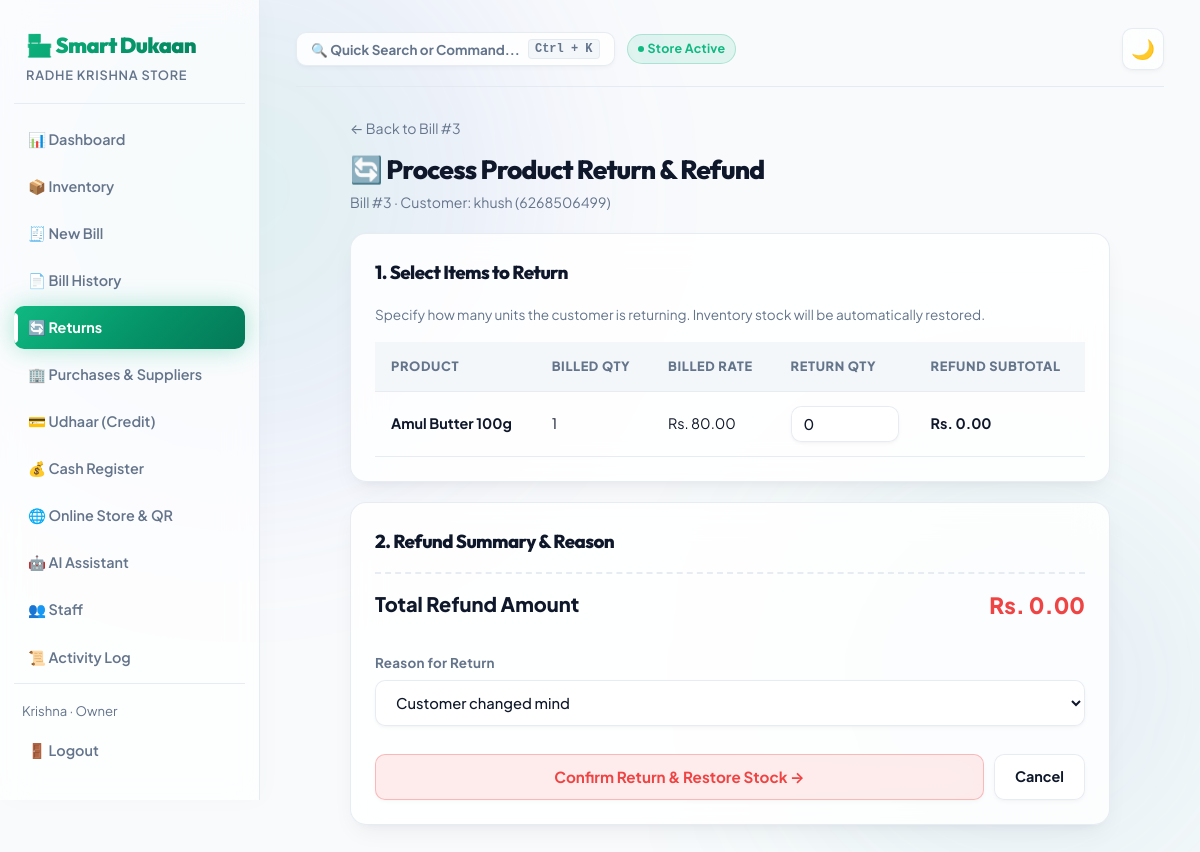
The page /billing/3/return/ (signed in) on the database its author committed.
### accounts/models.py (models this page shows, shortened)
class Profile(models.Model):
    ROLE_CHOICES = (
        ("owner", "Owner"),
        ("staff", "Staff"),
    )
    user = models.OneToOneField(User, on_delete=models.CASCADE, related_name="profile")
    shop = models.ForeignKey(Shop, on_delete=models.CASCADE, related_name="staff_members", null=True, blank=True)
    role = models.CharField(max_length=10, choices=ROLE_CHOICES, default="owner")
    phone = models.CharField(max_length=15, blank=True)

class Shop(models.Model):
    name = models.CharField(max_length=150)
    address = models.CharField(max_length=255, blank=True)
    owner = models.ForeignKey(User, on_delete=models.CASCADE, related_name="owned_shops")
    upi_id = models.CharField(max_length=100, blank=True, default="shopkeeper@upi", help_text="UPI ID for on-screen QR Code payments")
    created_at = models.DateTimeField(auto_now_add=True)

### billing/models.py (models this page shows, shortened)
class Bill(models.Model):
    PAYMENT_CHOICES = (
        ("cash", "Cash"),
        ("upi", "UPI"),
        ("card", "Card"),
        ("udhaar", "Udhaar (Credit)"),
    )
    shop = models.ForeignKey(Shop, on_delete=models.CASCADE, related_name="bills")
    customer = models.ForeignKey(Customer, on_delete=models.SET_NULL, null=True, blank=True, related_name="bills")
    customer_name_snapshot = models.CharField(max_length=120, blank=True)
    customer_phone_snapshot = models.CharField(max_length=15, blank=True)
    subtotal = models.DecimalField(max_digits=10, decimal_places=2, default=0)
    discount = models.DecimalField(max_digits=10, decimal_places=2, default=0)
    gst_percent = models.DecimalField(max_digits=5, decimal_places=2, default=0)
    total_amount = models.DecimalField(max_digits=10, decimal_places=2, default=0)
    payment_mode = models.CharField(max_length=10, choices=PAYMENT_CHOICES, default="cash")
    points_earned = models.IntegerField(default=0, help_text="Loyalty reward points earned on this bill")
    points_redeemed = models.IntegerField(default=0, help_text="Loyalty points redeemed as discount")
    whatsapp_sent = models.BooleanField(default=False)
    date = models.DateTimeField(auto_now_add=True)
    class Meta:
        ordering = ["-date"]

class BillItem(models.Model):
    bill = models.ForeignKey(Bill, on_delete=models.CASCADE, related_name="items")
    product = models.ForeignKey(Product, on_delete=models.SET_NULL, null=True)
    product_name_snapshot = models.CharField(max_length=150)
    quantity = models.IntegerField()
    price_at_sale = models.DecimalField(max_digits=10, decimal_places=2)

### billing/views.py (the view, shortened to what this page needs)
# urls.py: path("<int:pk>/return/", views.bill_return_create, name="bill_return_create"),
@login_required
def bill_return_create(request, pk):
    shop = request.user.profile.shop
    bill = get_object_or_404(Bill, pk=pk, shop=shop)
    return render(request, "billing/bill_return_form.html", {"bill": bill})

### templates/billing/bill_return_form.html (shortened to what this page needs)
{% extends "base.html" %}
{% block content %}
<div style="max-width:760px; margin:0 auto;">
  <div style="margin-bottom:20px;">
    <a href="{% url 'billing:bill_detail' bill.id %}" style="color:var(--text-muted); font-size:0.88rem;">← Back to Bill #{{ bill.id }}</a>
    <h2 style="margin-top:8px;">🔄 Process Product Return & Refund</h2>
    <div style="color:var(--text-muted); font-size:0.88rem;">
      Bill #{{ bill.id }} · Customer: {{ bill.customer_name_snapshot|default:"Walk-in" }} ({{ bill.customer_phone_snapshot|default:"No phone" }})
    </div>
  </div>
  <form method="post" id="return-form">
    <div class="card" style="margin-bottom:20px;">
      <h3 style="margin-bottom:16px;">1. Select Items to Return</h3>
      <p style="font-size:0.85rem; color:var(--text-muted); margin-bottom:16px;">
        Specify how many units the customer is returning. Inventory stock will be automatically restored.
      </p>
      <table>
        <thead>
          <tr>
            <th>Product</th>
            <th>Billed Qty</th>
            <th>Billed Rate</th>
            <th>Return Qty</th>
            <th>Refund Subtotal</th>
          </tr>
        </thead>
        <tbody>
          {% for item in bill.items.all %}
          <tr>
            <td><strong>{{ item.product_name_snapshot }}</strong></td>
            <td>{{ item.quantity }}</td>
            <td>Rs. {{ item.price_at_sale|floatformat:2 }}</td>
            <td style="width:140px;">
              <input type="number" name="return_qty_{{ item.id }}" class="return-qty-input"
                     data-rate="{{ item.price_at_sale }}" data-max="{{ item.quantity }}"
                     min="0" max="{{ item.quantity }}" value="0" style="padding:8px 12px;">
            </td>
            <td><strong class="item-refund-display">Rs. 0.00</strong></td>
          </tr>
          {% endfor %}
        </tbody>
      </table>
    </div>
    <div class="card">
      <h3 style="margin-bottom:16px;">2. Refund Summary & Reason</h3>
      <div class="summary-row total">
        <span>Total Refund Amount</span>
        <span id="total-refund-display" style="color:var(--danger); font-size:1.4rem;">Rs. 0.00</span>
      </div>
      <div class="field" style="margin-top:20px;">
        <label>Reason for Return</label>
        <select name="reason" style="margin-bottom:10px;">
          <option value="Customer changed mind">Customer changed mind</option>
        </select>
      </div>
      <div style="display:flex; gap:10px;">
        <button type="submit" class="btn btn-danger" style="flex:1; padding:12px; font-size:0.95rem;">
          Confirm Return & Restore Stock →
        </button>
        <a href="{% url 'billing:bill_detail' bill.id %}" class="btn">Cancel</a>
      </div>
    </div>
  </form>
</div>
{% endblock %}

### templates/base.html (shortened to what this page needs)
{% load static %}
<!DOCTYPE html>
<html lang="en">
<head>
  <link rel="stylesheet" href="{% static 'css/style.css' %}?v=4">
</head>
<body>
  {% if user.is_authenticated %}
  <div class="app-shell">
    <aside class="sidebar">
      <div class="brand">🏪 Smart Dukaan</div>
      <div class="brand-sub">{{ user.profile.shop.name }}</div>
      <a href="{% url 'dashboard:home' %}" class="nav-link {% if request.resolver_match.url_name == 'home' %}active{% endif %}">📊 Dashboard</a>
      <a href="{% url 'inventory:product_list' %}" class="nav-link {% if 'inventory' in request.path %}active{% endif %}">📦 Inventory</a>
      <a href="{% url 'billing:bill_create' %}" class="nav-link {% if request.path == '/billing/new/' %}active{% endif %}">🧾 New Bill</a>
      <a href="{% url 'billing:bill_list' %}" class="nav-link {% if request.path == '/billing/' %}active{% endif %}">📄 Bill History</a>
      <a href="{% url 'billing:bill_return_list' %}" class="nav-link {% if 'returns' in request.path or 'return' in request.path %}active{% endif %}">🔄 Returns</a>
      <a href="{% url 'purchases:supplier_list' %}" class="nav-link {% if 'purchases' in request.path %}active{% endif %}">🏢 Purchases & Suppliers</a>
      <a href="{% url 'udhaar:customer_list' %}" class="nav-link {% if 'udhaar' in request.path %}active{% endif %}">💳 Udhaar (Credit)</a>
      <a href="{% url 'billing:cash_register' %}" class="nav-link {% if 'cash-register' in request.path %}active{% endif %}">💰 Cash Register</a>
      {% if user.profile.shop %}
      <a href="{% url 'dashboard:store_qr_standee' user.profile.shop.id %}" class="nav-link {% if 'qr' in request.path %}active{% endif %}">🌐 Online Store & QR</a>
      {% endif %}
      <a href="{% url 'dashboard:ai_chat' %}" class="nav-link {% if 'assistant' in request.path %}active{% endif %}">🤖 AI Assistant</a>
      {% if user.profile.role == 'owner' %}
      <a href="{% url 'accounts:staff_list' %}" class="nav-link {% if 'staff' in request.path %}active{% endif %}">👥 Staff</a>
      <a href="{% url 'accounts:audit_log' %}" class="nav-link {% if 'audit-log' in request.path %}active{% endif %}">📜 Activity Log</a>
      {% endif %}
      <div class="sidebar-footer">
        <div style="font-size:0.82rem; color:var(--text-muted); padding: 0 8px 8px;">{{ user.first_name|default:user.username }} · {{ user.profile.role|title }}</div>
        <a href="{% url 'accounts:logout' %}" class="nav-link">🚪 Logout</a>
      </div>
    </aside>
    <main class="main">
      <div class="topbar">
        <div style="display:flex; align-items:center; gap:12px;">
          <button type="button" id="btn-command-palette-trigger" class="btn" style="padding:6px 14px; font-size:0.84rem; display:flex; align-items:center; gap:8px; background:var(--surface); border:1px solid var(--border); color:var(--text-muted); cursor:pointer;">
            <span>🔍 Quick Search or Command...</span>
            <kbd style="padding:2px 6px; font-size:0.75rem; background:var(--surface-hover); border:1px solid var(--border); border-radius:4px;">Ctrl + K</kbd>
          </button>
          <span class="badge badge-success" style="font-size:0.78rem; display:inline-flex; align-items:center; gap:4px;">
            <span style="width:6px; height:6px; border-radius:50%; background:#10b981; display:inline-block;"></span> Store Active
          </span>
        </div>
        <button class="theme-toggle" id="theme-toggle-btn" title="Toggle dark/light mode">🌙</button>
      </div>
      {% block content %}{% endblock %}
    </main>
  </div>
  {% endif %}
</body>
</html>

### rows shown on the page
Bill: id "3", customer_name_snapshot "khush", customer_phone_snapshot "6268506499"
BillItem: product_name_snapshot "Amul Butter 100g", quantity "1", price_at_sale "80.00"

### other values the page prints
{{ user.profile.shop.name }} "RADHE KRISHNA STORE"
{{ user.first_name|default:user.username }} "Krishna"
{{ user.profile.role|title }} "Owner"
